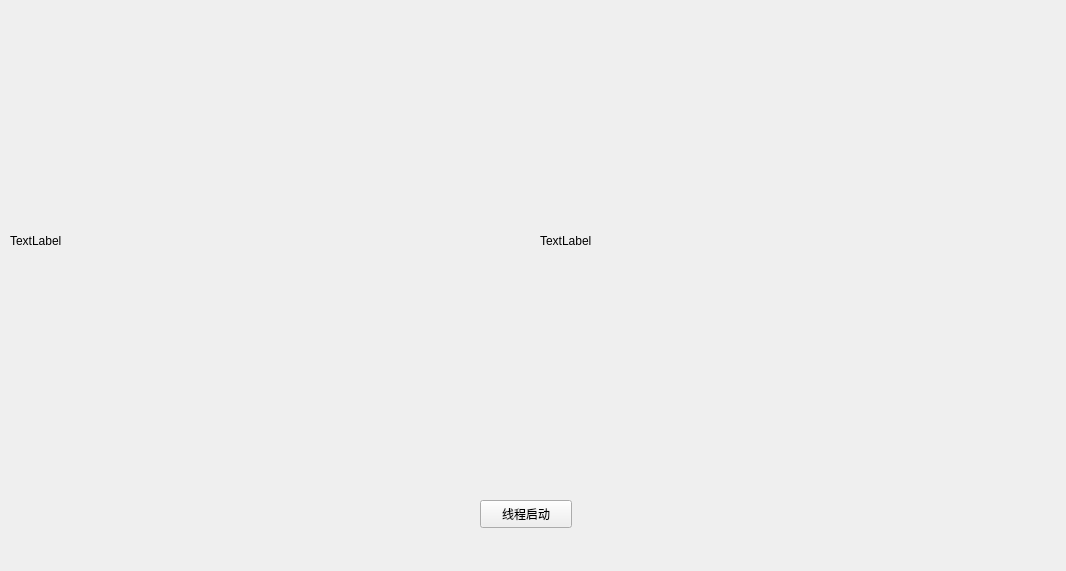
<?xml version="1.0" encoding="UTF-8"?>
<ui version="4.0">
 <class>videoWidget</class>
 <widget class="QWidget" name="videoWidget">
  <property name="geometry">
   <rect>
    <x>0</x>
    <y>0</y>
    <width>1066</width>
    <height>571</height>
   </rect>
  </property>
  <property name="windowTitle">
   <string>videoWidget</string>
  </property>
  <widget class="QPushButton" name="pushButton">
   <property name="geometry">
    <rect>
     <x>480</x>
     <y>500</y>
     <width>92</width>
     <height>28</height>
    </rect>
   </property>
   <property name="text">
    <string>线程启动</string>
   </property>
  </widget>
  <widget class="QLabel" name="label">
   <property name="geometry">
    <rect>
     <x>10</x>
     <y>20</y>
     <width>501</width>
     <height>441</height>
    </rect>
   </property>
   <property name="text">
    <string>TextLabel</string>
   </property>
  </widget>
  <widget class="QLabel" name="label_2">
   <property name="geometry">
    <rect>
     <x>540</x>
     <y>20</y>
     <width>501</width>
     <height>441</height>
    </rect>
   </property>
   <property name="text">
    <string>TextLabel</string>
   </property>
  </widget>
 </widget>
 <layoutdefault spacing="6" margin="11"/>
 <resources/>
 <connections/>
</ui>
